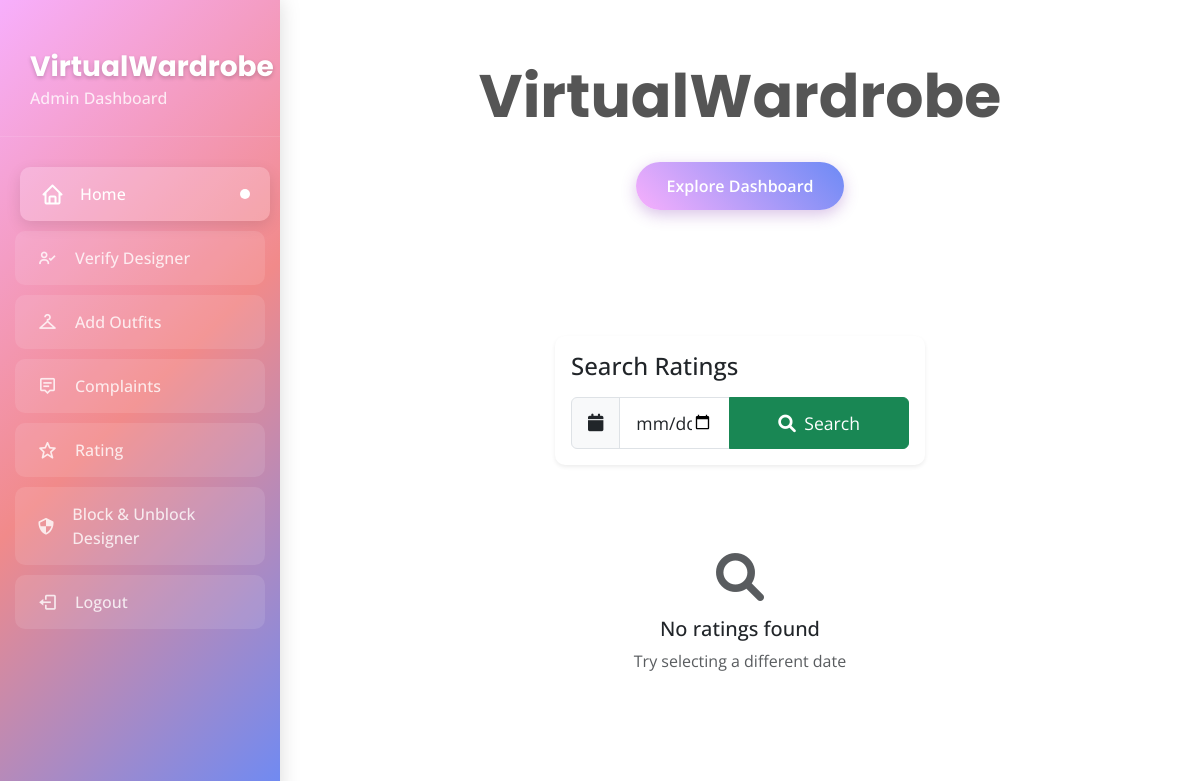
Page /viewrateing (signed in) on the earlier database version.
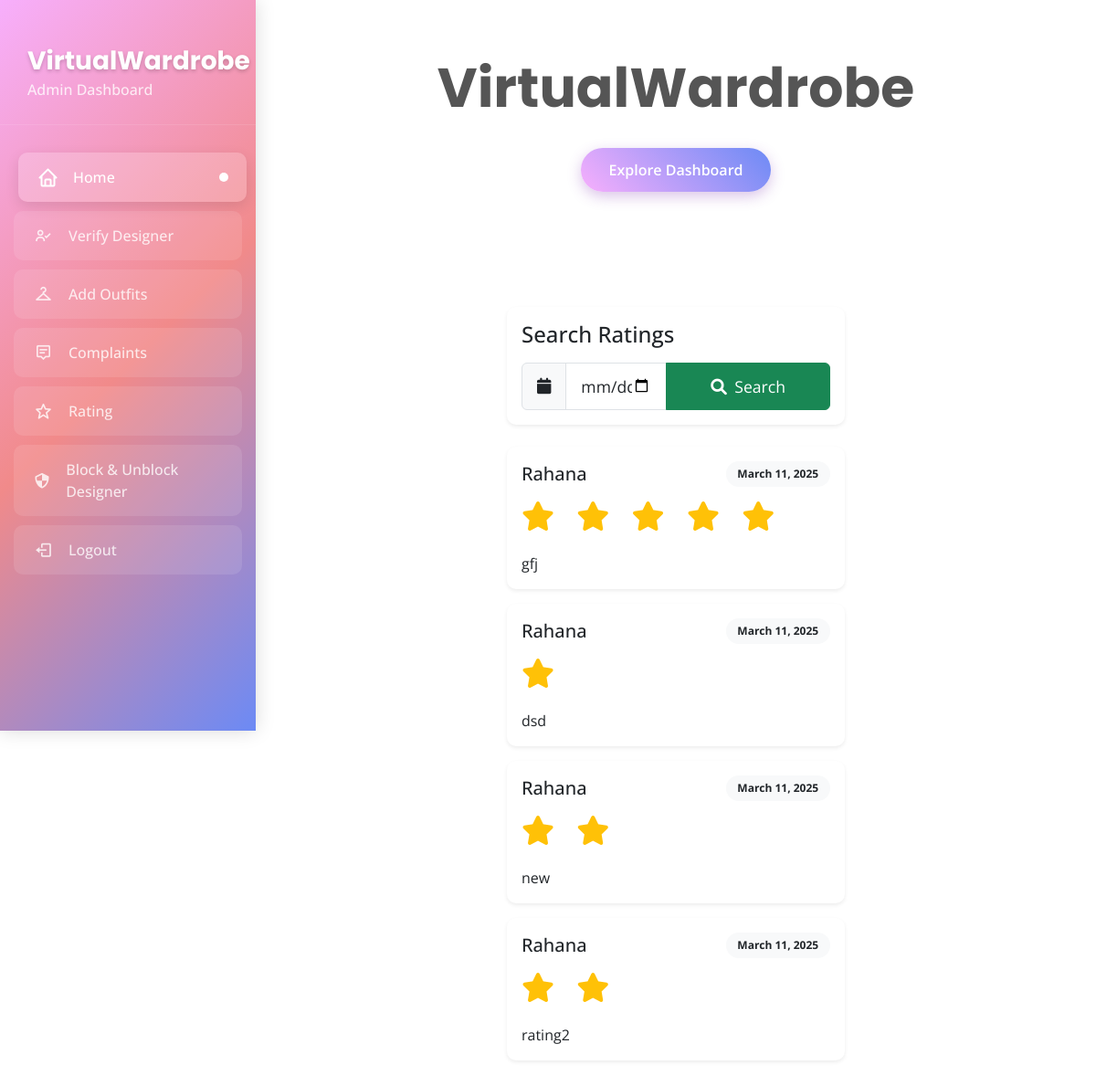
Same page on the later database version.
### royaloutfit/models.py (models this page shows)
class rating_table1(models.Model):
    USER = models.ForeignKey(user_table, on_delete=models.CASCADE)
    Reviews=models.CharField(max_length=200, null=True, blank=True)
    rating=models.FloatField()
    Date=models.DateField(auto_now_add=True)

class user_table(models.Model):
    LOGIN=models.ForeignKey(login_table,on_delete=models.CASCADE)
    Name=models.CharField(max_length=100)
    Gender=models.CharField(max_length=90)
    Place=models.CharField(max_length=100)
    Post=models.CharField(max_length=100)
    Pin=models.IntegerField()
    Phone=models.BigIntegerField()
    Email=models.CharField(max_length=100)
    Photo=models.FileField()

### royaloutfit/views.py (the view)
# urls.py: path('viewrateing',views.viewrateing,name='viewrateing'),
@login_required(login_url='/')
def viewrateing(request):
    ob=rating_table1.objects.all()
    return render(request,'Co-ordinator/viewrateing.html',{'val':ob})

### templates/Co-ordinator/viewrateing.html (shortened to what this page needs)
{% extends 'Co-ordinator/homeindex.html' %}
{% block body %}
<div class="container-fluid py-5">
  <div class="row mb-4">
    <div class="col-md-10 mx-auto">
      <div class="card shadow-sm">
        <div class="card-body">
          <h4 class="card-title mb-3">Search Ratings</h4>
          <form id="form1" name="form1" method="post" action="/searchrating#about" class="d-flex align-items-center">
            <div class="input-group">
              <span class="input-group-text bg-light">
                <i class="fa fa-calendar"></i>
              </span>
              <input type="date" name="textfield" value="{{ dt }}" required class="form-control" />
              <button type="submit" name="Submit" class="btn btn-success px-5 py-2">
                <i class="fa fa-search me-1"></i> Search
              </button>
            </div>
          </form>
        </div>
      </div>
    </div>
  </div>
  <div class="row">
    <div class="col-md-10 mx-auto">
      {% if val %}
        {% for i in val %}
        <div class="card mb-3 shadow-sm">
          <div class="card-body">
            <div class="d-flex justify-content-between align-items-center mb-2">
              <h5 class="mb-0">{{ i.USER.Name }}</h5>
              <span class="badge bg-light text-dark">{{ i.Date }}</span>
            </div>
            <div class="rating-container mb-3">
              <div class="rating">
                {% for _ in ""|rjust:i.rating %}
                  <i class="fa fa-star text-warning"></i>
                {% endfor %}
              </div>
            </div>
            <div class="review-text">
              <p class="card-text">{{ i.Reviews }}</p>
            </div>
          </div>
        </div>
        {% endfor %}
      {% else %}
        <div class="card text-center py-5">
          <div class="card-body">
            <i class="fa fa-search fa-3x text-muted mb-3"></i>
            <h5>No ratings found</h5>
            <p class="text-muted">Try selecting a different date</p>
          </div>
        </div>
      {% endif %}
    </div>
  </div>
</div>
<link rel="stylesheet" href="https://cdnjs.cloudflare.com/ajax/libs/font-awesome/6.0.0/css/all.min.css">
{% endblock %}

Differences in the rows shown:
added rating_table1: USER.Name "Rahana", Date "March 11, 2025", rating 5 (drawn), Reviews "gfj"
added rating_table1: USER.Name "Rahana", Date "March 11, 2025", rating 1 (drawn), Reviews "dsd"
added rating_table1: USER.Name "Rahana", Date "March 11, 2025", rating 2 (drawn), Reviews "new"
added rating_table1: USER.Name "Rahana", Date "March 11, 2025", rating 2 (drawn), Reviews "rating2"
Other differences:
text no longer shown: "No ratings found Try selecting a different date"
